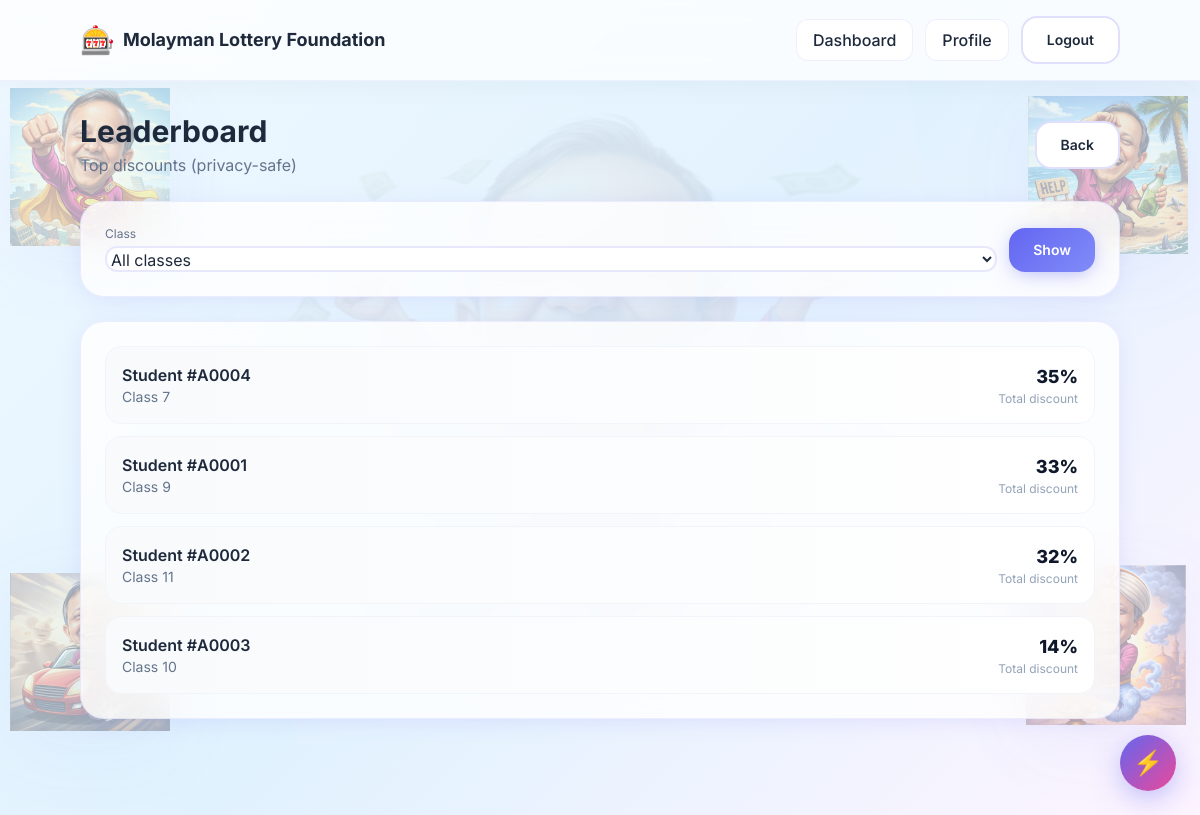
/client/leaderboard (signed in), run on the app's committed database.
### app/models.py (models this page shows)
class ClassFee(db.Model):
    id = db.Column(db.Integer, primary_key=True)
    class_name = db.Column(db.String(20), unique=True, nullable=False)  # e.g., "Class 6"
    amount_bdt = db.Column(db.Integer, nullable=False)
    updated_at = db.Column(db.DateTime, default=datetime.utcnow, nullable=False)

### app/client/routes.py (the view, shortened to what this page needs)
@bp.get("/leaderboard")
@login_required
def leaderboard():
    r = _require_client()
    if r:
        return r
    class_fees = ClassFee.query.order_by(ClassFee.class_name.asc()).all()
    class_fee_id = request.args.get("class_fee_id")
    selected_fee = None
    query = Application.query
    apps = query.order_by(
        (Application.spin_discount_pct + Application.games_discount_pct + Application.bonus_discount_pct).desc(),
        Application.created_at.asc(),
    ).limit(10).all()
    leaderboard_rows = []
    for a in apps:
        leaderboard_rows.append(
            {
                "label": f"Student #A{a.id:04d}",
                "class_name": a.class_fee.class_name,
                "discount": a.total_discount_pct,
            }
        )
    return render_template(
        "client/leaderboard.html",
        class_fees=class_fees,
        selected_fee=selected_fee,
        rows=leaderboard_rows,
    )

### app/client/routes.py (called while the page is built)
def _require_client():
    if current_user.is_admin:
        flash("Admins must use the admin dashboard.", "error")
        return redirect(url_for("admin.dashboard"))
    return None

### app/models.py (called while the page is built)
@login_manager.user_loader
def load_user(user_id: str):
    return db.session.get(User, int(user_id))

    @property
    def total_discount_pct(self) -> int:
        return min(
            70,
            int(self.spin_discount_pct or 0)
            + int(self.games_discount_pct or 0)
            + int(self.bonus_discount_pct or 0),
        )

### app/templates/client/leaderboard.html (shortened to what this page needs)
{% extends 'base.html' %}
{% block content %}
  <div class="py-8 w-full px-8 sm:px-12 lg:px-20 xl:px-32">
    <div class="flex items-center justify-between gap-4 mb-6">
      <div>
        <h2 class="text-3xl font-bold text-slate-800">Leaderboard</h2>
        <p class="text-slate-500 mt-1">Top discounts (privacy-safe)</p>
      </div>
      <a class="btn btn-secondary text-sm" href="{{ url_for('client.dashboard') }}">Back</a>
    </div>
    <div class="card rounded-3xl p-6 mb-6">
      <form method="get" class="flex flex-col sm:flex-row gap-3 sm:items-end">
        <div class="flex-1">
          <label class="block text-xs text-slate-500" for="class_fee_id">Class</label>
          <select id="class_fee_id" name="class_fee_id" class="mt-1 w-full">
            <option value="">All classes</option>
          </select>
        </div>
        <button type="submit" class="btn btn-primary text-sm">Show</button>
      </form>
    </div>
    <div class="card rounded-3xl p-6">
      <div class="space-y-3">
        {% for r in rows %}
          <div class="p-4 rounded-2xl bg-gradient-to-r from-slate-50 to-white border border-slate-100">
            <div class="flex items-center justify-between gap-3">
              <div>
                <div class="font-semibold text-slate-800">{{ r.label }}</div>
                <div class="text-sm text-slate-500">{{ r.class_name }}</div>
              </div>
              <div class="text-right">
                <div class="text-lg font-extrabold text-slate-900">{{ r.discount }}%</div>
                <div class="text-xs text-slate-400">Total discount</div>
              </div>
            </div>
          </div>
        {% else %}
          <div class="text-center py-10 text-slate-400">
            <div class="text-4xl mb-2">🏆</div>
            <p>No leaderboard data yet.</p>
          </div>
        {% endfor %}
      </div>
    </div>
  </div>
{% endblock %}

### app/static/css/styles.css (style rules this page uses)
:root { --primary: #6366f1; --primary-light: #818cf8; --secondary: #ec4899; --accent: #f59e0b; --success: #10b981; --bg-gradient: linear-gradient(135deg, #f0f9ff 0%, #e0f2fe 50%, #fdf4ff 100%); --card-bg: rgba(255, 255, 255, 0.8); --card-border: rgba(99, 102, 241, 0.1); --text-primary: #1e293b; --text-secondary: #64748b; --shadow-soft: 0 4px 24px -4px rgba(99, 102, 241, 0.15); --shadow-hover: 0 12px 40px -8px rgba(99, 102, 241, 0.25); }
* { box-sizing: border-box; margin: 0; padding: 0; }
html { height: 100%; min-height: 100vh; width: 100%; }
body { height: 100%; min-height: 100vh; width: 100%; margin: 0; padding: 0; overflow-x: hidden; background: var(--bg-gradient); background-attachment: fixed; background-size: cover; color: var(--text-primary); font-family: 'Inter', system-ui, -apple-system, sans-serif; }
.card { background: var(--card-bg); border: 1px solid var(--card-border); border-radius: 24px; -webkit-backdrop-filter: blur(20px); backdrop-filter: blur(20px); box-shadow: var(--shadow-soft); transition: all 0.3s ease; }
.btn { display: inline-flex; align-items: center; justify-content: center; gap: 8px; padding: 12px 24px; border-radius: 16px; font-weight: 600; cursor: pointer; transition: all 0.2s ease; border: none; text-decoration: none; }
.btn-primary { background: linear-gradient(135deg, var(--primary), var(--primary-light)); color: white; box-shadow: 0 4px 20px -4px rgba(99, 102, 241, 0.5); }
.btn-secondary { background: white; color: var(--text-primary); border: 2px solid rgba(99, 102, 241, 0.2); }
input[type="text"], input[type="number"], input[type="email"], input[type="password"], input[type="file"], textarea, select { background: white; border: 2px solid rgba(99, 102, 241, 0.15); border-radius: 12px; padding: 12px 16px; font-size: 16px; color: var(--text-primary); transition: all 0.2s ease; width: 100%; }
.full-page { min-height: 100vh; min-height: 100dvh; width: 100%; display: flex; flex-direction: column; position: relative; }

### data on the page
ClassFee: label "Student #A0004", class_name "Class 7", discount "35"
ClassFee: label "Student #A0001", class_name "Class 9", discount "33"
ClassFee: label "Student #A0002", class_name "Class 11", discount "32"
ClassFee: label "Student #A0003", class_name "Class 10", discount "14"
